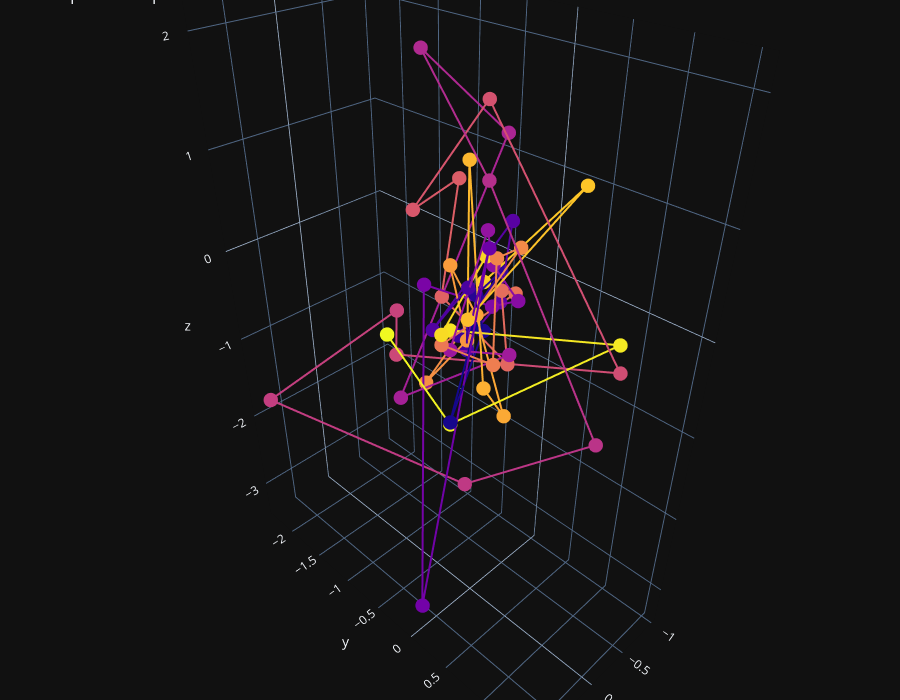

This figure's notebook cell:
### Code cell
# 3-D plot of signals and its accerlation
seq = train_data[33]

fig = go.Figure()
fig.add_trace(go.Scatter3d(x=seq["acc_x"].values, y=seq["acc_y"].values, z=seq["acc_z"].values,
                           marker_color=seq["time_point"].values,
                           line_color=seq["time_point"].values,
                           marker_size=5, mode="markers+lines", name="Sensor sequence", line_width=4))
fig.update_layout(go.Layout(title="Sequence 3D plot", width=900, height=700, showlegend=False))
fig.update_layout(margin=dict(l=0, r=0, b=0, t=0))
fig.show(config=plot_config)

### Figure 1 — Plotly figure (JSON) as saved in the notebook; plotly's stock layout.template omitted (floating-point values rounded to 4 significant figures)
{"data": [{"line": {"color": [64, 147, 231, 315, 399, 483, 567, 652, 741, 825, 910, 994, 1078, 1162, 1251, 1336, 1420, 1505, 1589, 1673, 1757, 1841, 1931, 2014, 2099, 2184, 2267, 2351, 2436, 2520, 2608, 2694, 2778, 2862, 2946, 3031, 3121, 3210, 3297, 3384, 3470, 3556, 3640, 3725, 3810, 3903, 3988, 4072, 4156, 4243, 4337, 4422, 4512, 4596, 4680, 4765, 4850, 4942], "width": 4}, "marker": {"color": [64, 147, 231, 315, 399, 483, 567, 652, 741, 825, 910, 994, 1078, 1162, 1251, 1336, 1420, 1505, 1589, 1673, 1757, 1841, 1931, 2014, 2099, 2184, 2267, 2351, 2436, 2520, 2608, 2694, 2778, 2862, 2946, 3031, 3121, 3210, 3297, 3384, 3470, 3556, 3640, 3725, 3810, 3903, 3988, 4072, 4156, 4243, 4337, 4422, 4512, 4596, 4680, 4765, 4850, 4942], "size": 5}, "mode": "markers+lines", "name": "Sensor sequence", "type": "scatter3d", "x": [0, 0.7, -0.1, 0, -0.3, 0.1, 0.1, 0.2, 0.4, -0.3, -0.3, 0.1, 0.3, 0.6, 0.3, -0.2, -0.3, -0.2, 0.1, 0.3, -0.1, 0.6, -0.9, 0.1, 0.1, 0.3, 0, 0.7, 0, 0.2, -0.9, -0.1, 0.4, -0.1, 0.1, -0.2, -0.2, -0.5, 0.4, 0.1, 0.1, -0.3, 0.3, 0.1, 0.3, 0.1, -0.3, 0.1, 0.1, 0.2, -0.7, -0.2, 0, 0.4, 0.2, -1, 0.3, 0.8], "y": [0, 0.4, 0, 0, 0, -0.1, 0, 0.1, -0.1, 0.1, 0, 0, 0.4, -0.1, -0.3, 0, 0.2, 0, 0.2, 0, 0.3, -0.3, -0.5, -0.5, 0.2, 1.5, -0.1, -2.3, -1, -0.8, 0.9, 0, -0.3, -0.3, -0.3, 0.2, 0.1, 0, 0, 0.3, 0.3, 0.2, -0.3, 0, 0, 0.1, 0.1, 0.2, 0, 0.1, 0.5, -0.1, 0.1, 0, -0.1, 0.8, 0, -0.2], "z": [-0.1, -0.5, -0.2, 0.2, 0.3, -0.2, -0.3, 0.4, 0, 0.8, 0, -0.2, 0.9, -3.3, 0.3, 0, 0.1, 0.4, 0.9, -0.2, -0.3, -0.7, 1.2, 2.1, 1.3, -0.3, -2, -1.8, -0.4, -0.7, -0.6, 1.8, 1, 1.1, 0.1, -0.5, 0.2, 0, -0.1, -0.3, 0.7, 0.6, -0.7, -0.2, 0.6, 0.1, -1.2, -0.6, 1.4, 0.1, 1.1, 0.2, 0.6, 0, -0.1, -0.4, -1, 0.1]}], "layout": {"height": 700, "margin": {"b": 0, "l": 0, "r": 0, "t": 0}, "showlegend": false, "title": {"text": "Sequence 3D plot"}, "width": 900}}
